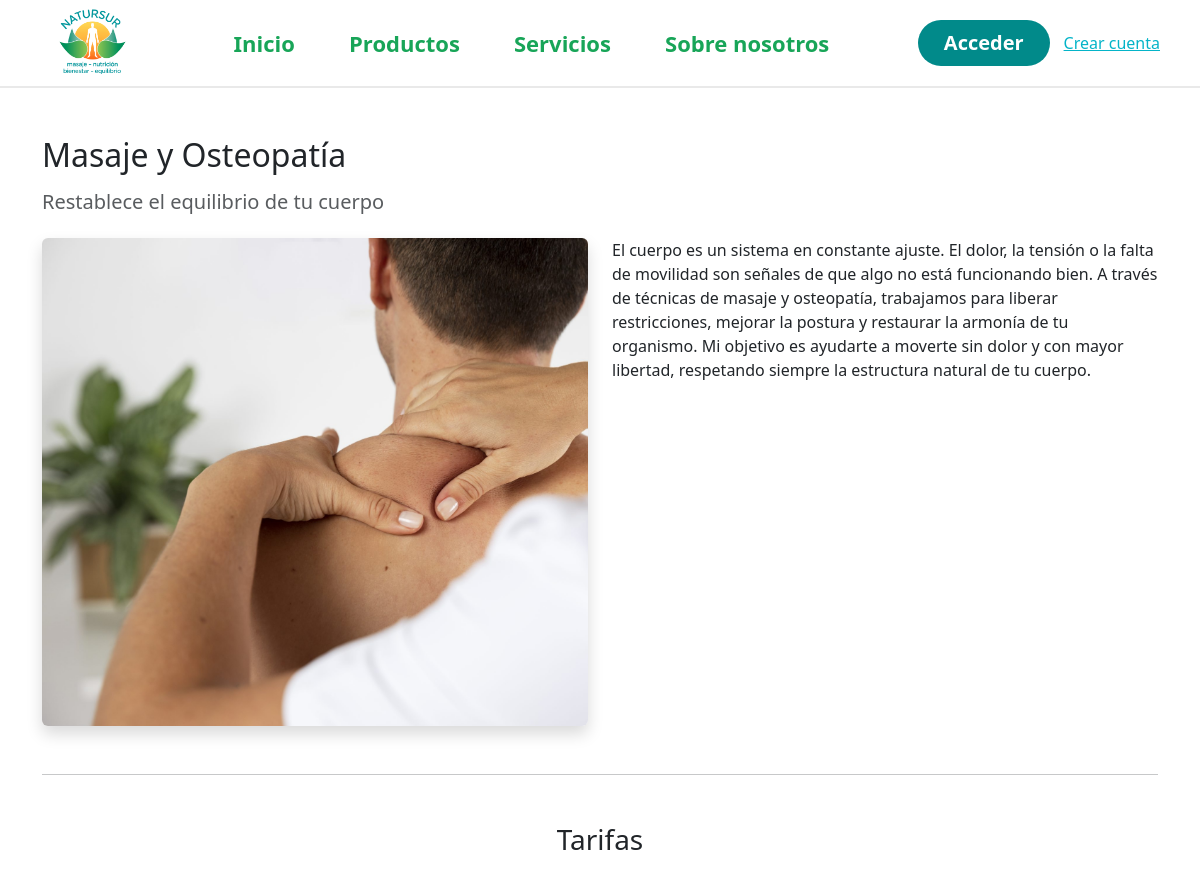
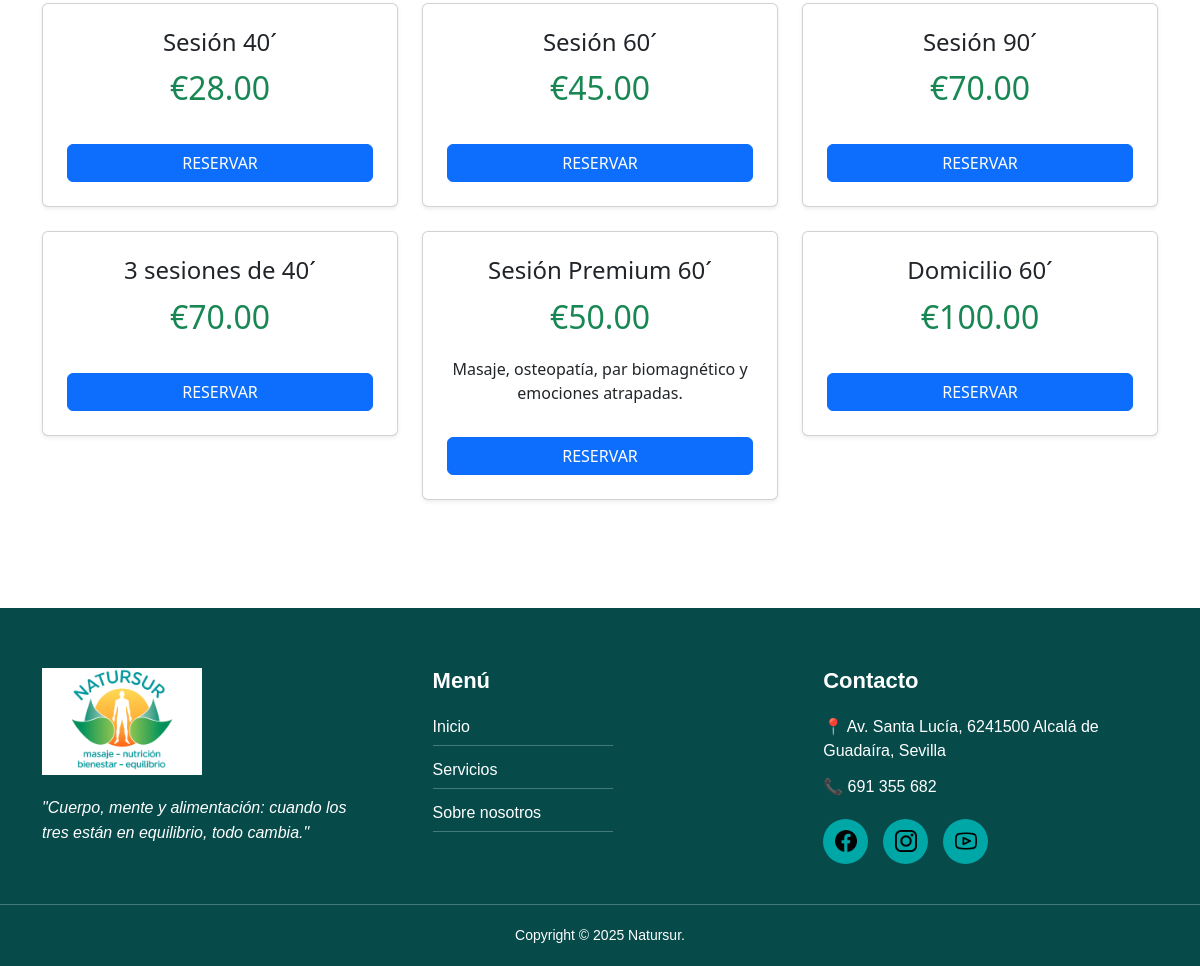
The app's page /servicios/1/ with its own data (2 pictures, top to bottom).
### main/models.py (models this page shows, shortened)
class Service(models.Model):
    title = models.CharField(max_length=255)
    subtitle = models.CharField(max_length=255)
    description = models.TextField()
    image = models.ImageField(upload_to='services/')
    imagen_der = models.BooleanField(default=True)

class Tarifa(models.Model):
    service = models.ForeignKey(Service, on_delete=models.CASCADE, related_name="tarifas")
    title = models.CharField(max_length=255)
    price = models.DecimalField(max_digits=10, decimal_places=2)
    description = models.TextField(blank=True)

### main/views.py (the view)
# urls.py: path("servicios/<int:service_id>/", views.servicio_detalle, name="servicio_detalle"),
def servicio_detalle(request, service_id):
    service = get_object_or_404(Service, id=service_id)
    tarifas = Tarifa.objects.filter(service=service)
    return render(request, "servicios/detalle.html", {
        "service": service,
        "tarifas": tarifas,
    })

### main/templates/servicios/detalle.html
{% extends "base.html" %}
{% block content %}
<section class="container py-5">
    <h2 class="mb-3">{{ service.title }}</h2>
    <h5 class="text-muted">{{ service.subtitle }}</h5>
    <div class="row mt-4">
        <div class="col-md-6">
            <img src="{{ service.image.url }}" class="img-fluid rounded shadow">
        </div>
        <div class="col-md-6">
            <p>{{ service.description }}</p>
        </div>
    </div>
    <hr class="my-5">
    <h3 class="text-center mb-4">Tarifas</h3>
    <div class="row g-4">
        {% for t in tarifas %}
        <div class="col-md-4">
            <div class="card shadow-sm p-4 text-center">
                <h4>{{ t.title }}</h4>
                <p class="text-success fs-2">€{{ t.price }}</p>
                {% if t.description %}
                <p>{{ t.description }}</p>
                {% endif %}
                <a href="/citas/crear/{{ service.id }}/{{ t.id }}/" class="btn btn-primary mt-3">
                    RESERVAR
                </a>
            </div>
        </div>
        {% endfor %}
    </div>
</section>
{% endblock %}

### records on screen
Service: title "Masaje y Osteopatía", subtitle "Restablece el equilibrio de tu cuerpo", image (picture), description "El cuerpo es un sistema en constante ajuste. El dolor, la tensión o la falta de movilidad son señales de que algo no está funcionando bien. A través de técnicas de masaje y osteopatía, trabajamos para liberar restricciones, mejorar la postura y restaurar la armonía de tu organismo. Mi objetivo es ayudarte a moverte sin dolor y con mayor libertad, respetando siempre la estructura natural de tu cuerpo."
Tarifa: title "Sesión 40´", price "28.00"
Tarifa: title "Sesión 60´", price "45.00"
Tarifa: title "Sesión 90´", price "70.00"
Tarifa: title "3 sesiones de 40´", price "70.00"
Tarifa: title "Sesión Premium 60´", price "50.00", description "Masaje, osteopatía, par biomagnético y emociones atrapadas."
Tarifa: title "Domicilio 60´", price "100.00"
